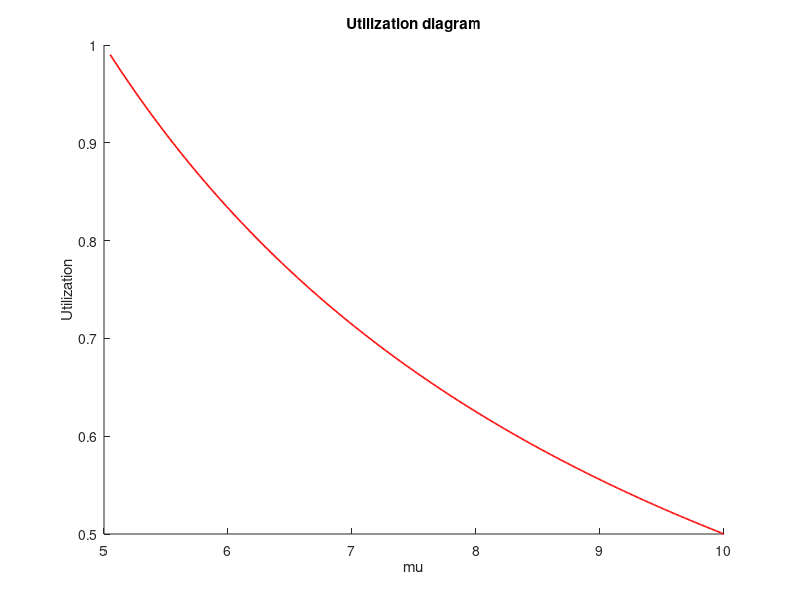
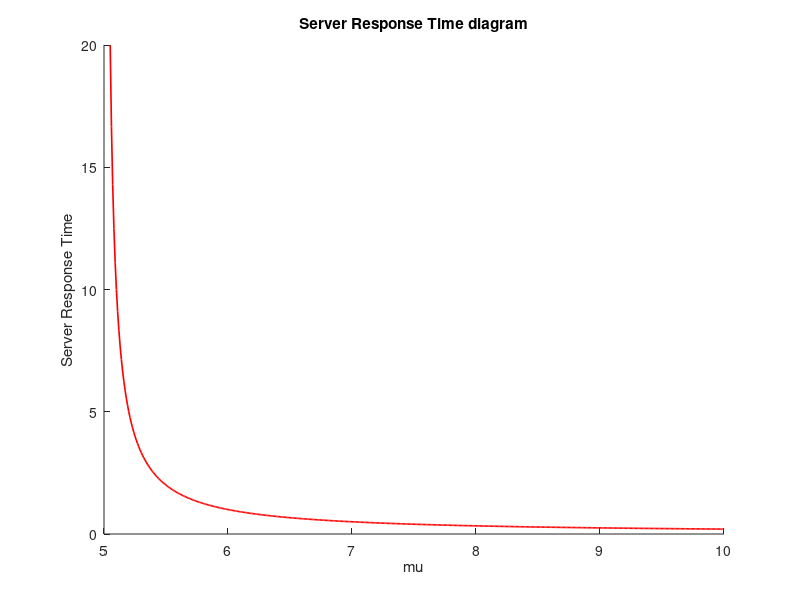
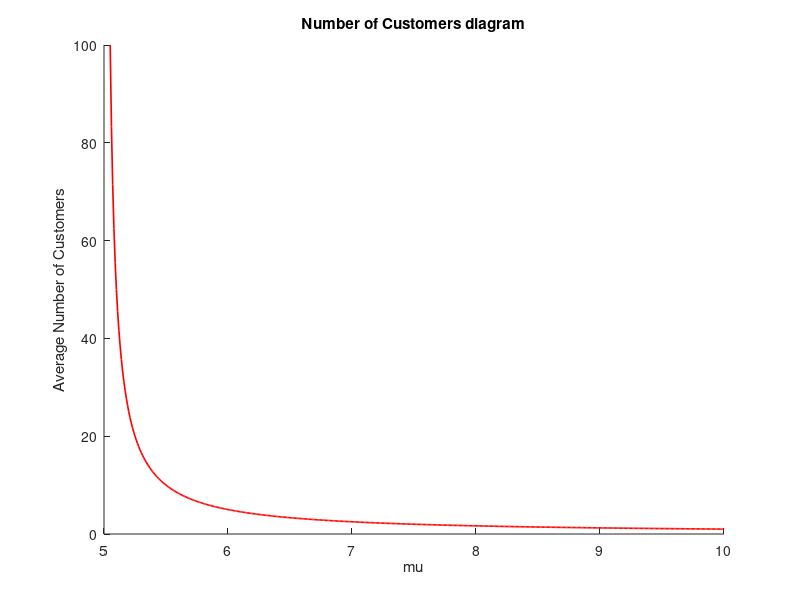
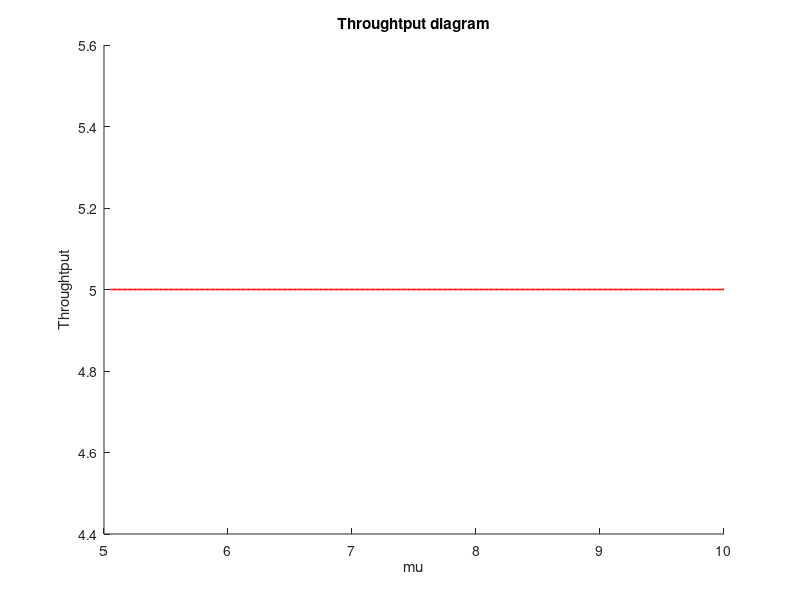

MATLAB code to generate these figures, in order:
clc;
clear all;
close all;
pkg load queueing;
#M / M / 1
colors = "rbgm";
lambda = 5;
mu = 5.05:0.01:10;
[U, R, Q, X, p0] = qsmm1(lambda, mu);
figure(1);
hold on;
plot(mu, U, colors(1), "linewidth", 1.2);
hold off;
title("Utilization diagram");
xlabel("mu");
ylabel("Utilization");
figure(2);
hold on;
plot(mu, R, colors(1), "linewidth", 1.2);
hold off;
title("Server Response Time diagram");
xlabel("mu");
ylabel("Server Response Time");
figure(3);
hold on;
plot(mu, Q, colors(1), "linewidth", 1.2);
hold off;
title("Number of Customers diagram");
xlabel("mu");
ylabel("Average Number of Customers");
figure(4);
hold on;
plot(mu, X, colors(1), "linewidth", 1.2);
hold off;
title("Throughtput diagram");
xlabel("mu");
ylabel("Throughtput");
# M / M / 1 vs M / M / 2 comparison
[U2, R2, Q2, X2, p02] = qsmmm(10, 10, 2);
display(cstrcat("M/M/2 queue: E(T) = ", num2str(R2)));
[U1, R1, Q1, X1, p01] = qsmm1(5, 10);
display(cstrcat("2 M/M/1 queues: E(T) = ", num2str(R1)));
# Μ / Μ / 1 / 4, lamda = 5, mu = 1 / lamda = 5, mu = 5 / lamda = 5, mu = 20
lambda = 5;
mu = 10;
states = [0, 1, 2, 3, 4]; % system with capacity 4 states
% the initial state of the system. The system is initially empty.
initial_state = [0, 0, 0, 0, 1];
% define the birth and death rates between the states of the system.
births_B = [lambda, lambda / 2, lambda / 3, lambda / 4];
deaths_D = [mu, mu, mu, mu];
% get the transition matrix of the birth-death process
transition_matrix = ctmcbd(births_B, deaths_D);
% get the ergodic probabilities of the system
P = ctmc(transition_matrix);
display(transition_matrix);
figure(5);
bar(states, P, "r", 0.5);
display(cstrcat("E[n(t)] = ", num2str(sum(P .* [0, 1, 2, 3, 4]))));
display(cstrcat("P{Blocking} = ", num2str(P(5))));
index = 0;
for T = 0:0.01:50
    index = index + 1;
    P0 = ctmc(transition_matrix, T, initial_state);
    Prob0(index) = P0(1);
    if P0 - P < 0.01
        break;
    endif
endfor
T = 0:0.01:T;
figure(6);
plot(T, Prob0, "r", "linewidth", 1.3);
index = 0;
for T = 0:0.01:50
    index = index + 1;
    P0 = ctmc(transition_matrix, T, initial_state);
    Prob0(index) = P0(2);
    if P0 - P < 0.01
        break;
    endif
endfor
T = 0:0.01:T;
figure(7);
plot(T, Prob0, "r", "linewidth", 1.3);
index = 0;
for T = 0:0.01:50
    index = index + 1;
    P0 = ctmc(transition_matrix, T, initial_state);
    Prob0(index) = P0(3);
    if P0 - P < 0.01
        break;
    endif
endfor
T = 0:0.01:T;
figure(8);
plot(T, Prob0, "r", "linewidth", 1.3);
index = 0;
for T = 0:0.01:50
    index = index + 1;
    P0 = ctmc(transition_matrix, T, initial_state);
    Prob0(index) = P0(4);
    if P0 - P < 0.01
        break;
    endif
endfor
T = 0:0.01:T;
figure(9);
plot(T, Prob0, "r", "linewidth", 1.3);
index = 0;
for T = 0:0.01:50
    index = index + 1;
    P0 = ctmc(transition_matrix, T, initial_state);
    Prob0(index) = P0(5);
    if P0 - P < 0.01
        break;
    endif
endfor
T = 0:0.01:T;
figure(10);
plot(T, Prob0, "r", "linewidth", 1.3);
